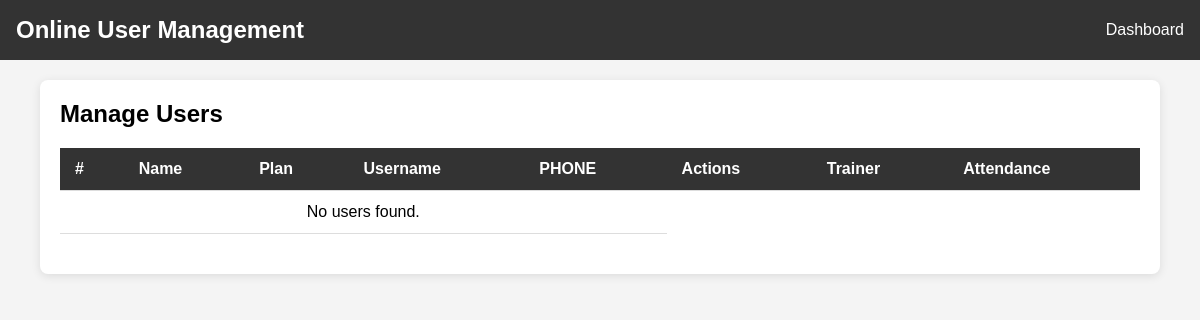
The app's page /users/, older data.
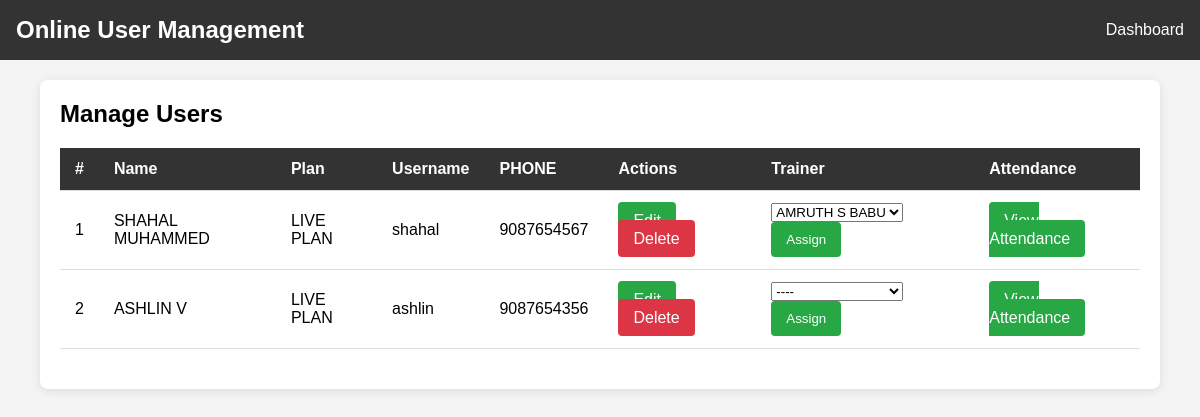
The same page, newer data.
### fitapp/models.py (models this page shows)
class UserProfile(models.Model):
    name = models.CharField(max_length=100)
    user = models.OneToOneField(User, on_delete=models.CASCADE,null=True,blank=True)
    plan = models.ForeignKey('plan', on_delete=models.CASCADE,null=True,blank=True)
    dob = models.DateField(default='2000-01-01')
    address = models.TextField()
    phone_number = models.CharField(max_length=15)
    image = models.ImageField(upload_to='profile_images/')
    image1 = models.ImageField(upload_to='profile_images/', default='profile_images/default.png')
    paid=models.BooleanField(default=False)
    trainer = models.ForeignKey('TrainerProfile', on_delete=models.SET_NULL, null=True, blank=True, related_name="trainees")
    payment_expired=models.BooleanField(default=False)
    payment_date=models.DateField(null=True,blank=True)

class plan(models.Model):
    Name = models.CharField(max_length=25)
    time_period = models.CharField(max_length=25)
    price = models.CharField(max_length=25)
    descrption = models.CharField(max_length=100)
    Type = models.CharField( max_length=50,blank=True, null=True)
    def __str__(self):
        return self.Name

class TrainerProfile(models.Model):
    name = models.CharField(max_length=100, default='Trainer')
    user = models.OneToOneField(User, on_delete=models.CASCADE,null=True,blank=True)
    dob = models.DateField(default='2000-01-01')
    address = models.TextField()
    phone_number = models.CharField(max_length=15)
    image = models.ImageField(upload_to='profile_images/', default='profile_images/default.png')
    qualification = models.TextField(blank=True, null=True)
    experience = models.TextField(blank=True, null=True)

### fitapp/views.py (the view)
# urls.py: path('users/', views.user_management, name='user_management'),
def user_management(request):
    users = UserProfile.objects.filter(plan__Type="Online")
    trainers=TrainerProfile.objects.all()
    return render(request, 'f4fitness/user_management.html', {'users': users,'trainers':trainers})

### templates/f4fitness/user_management.html (shortened to what this page needs)
<!DOCTYPE html>
<html lang="en">
{% load static %}
<head>
</head>
<body>
    <div class="navbar">
        <h1> Online User Management</h1>
        <div>
            <a href="{% url 'user_management' %}">Dashboard</a>
        </div>
    </div>
    <div class="container">
        <div class="header">
            <h2>Manage Users</h2>
        </div>
        <table>
            <thead>
                <tr>
                    <th>#</th>
                    <th>Name</th>
                    <th>Plan</th>
                    <th>Username</th>
                    <th>PHONE</th>
                    <th>Actions</th>
                    <th>Trainer</th>
                    <th>Attendance</th>
                </tr>
            </thead>
            <tbody>
                {% for user in users %}
                <tr>
                    <td>{{ forloop.counter }}</td>
                    <td>{{ user.name }}</td>
                    <td>{{ user.plan }}</td>
                    <td>{{ user.user }}</td>
                    <td>{{ user.phone_number }}</td>
                    <td>
                        <a href="{% url 'edit_user' user.user.id %}" class="btn">Edit</a>
                        <a href="{% url 'delete_user' user.user.id %}" class="btn btn-delete">Delete</a>
                    </td>
                    <td>
                        <form action="{% url 'assign_trainer' user.id %}" method="post">
                        <select id="trainer" name="trainer">
                          <option value="{{ user.trainer.id}}">{% if user.trainer %}{{user.trainer.name}} {% else %}----{% endif %}</option>
                        </select>
                        <button class="btn" type="submit">Assign </button>
                    </form>
                    </td>
                    <td>
                        <a href="{% url 'view_attendance' user.id %}" class="btn">View Attendance</a>
                    </td>
                </tr>
                {% empty %}
                <tr>
                    <td colspan="5" style="text-align: center;">No users found.</td>
                </tr>
                {% endfor %}
            </tbody>
        </table>
    </div>
</body>
</html>

Row changes from the older to the newer data that the page shows:
added UserProfile: name "SHAHAL MUHAMMED", plan "LIVE PLAN", user "shahal", phone_number "9087654567", trainer "AMRUTH S BABU"
added UserProfile: name "ASHLIN V", plan "LIVE PLAN", user "ashlin", phone_number "9087654356", trainer "----"
Text that changed along with them:
text no longer shown: "No users found."
